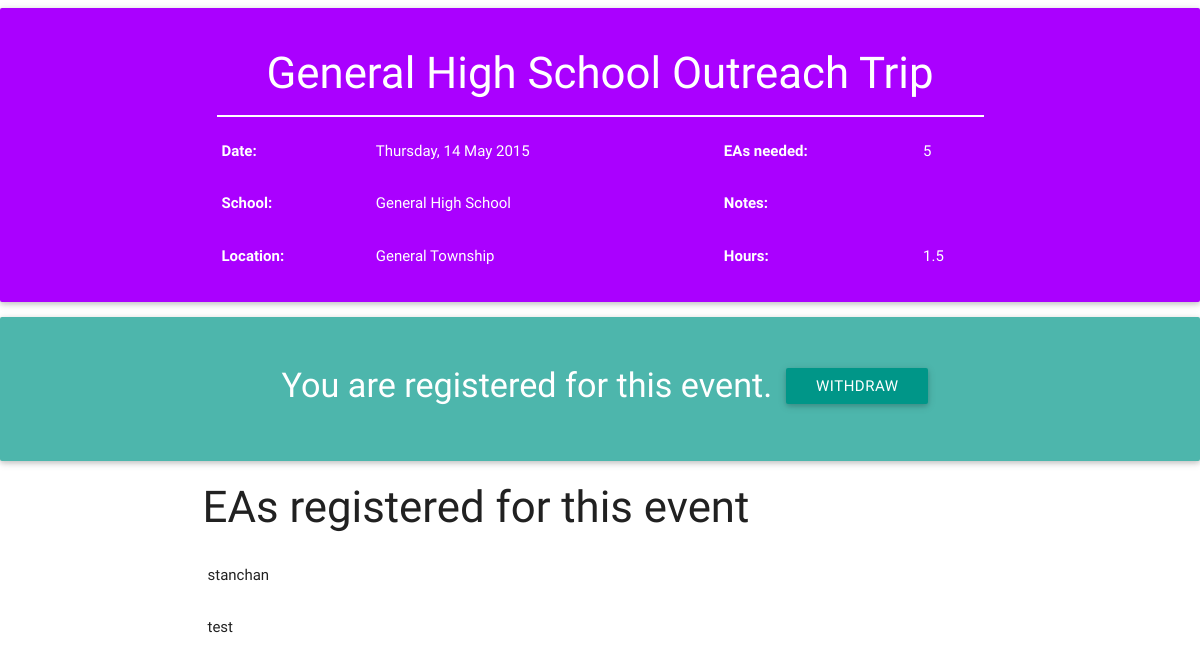
The app's page /events/outreach/1/ (signed in) with its own data.
### events/models.py (models this page shows, shortened)
class OutreachTrip(models.Model):
	school = models.CharField(max_length=30)
	date = models.DateField()
	hours = models.DecimalField(max_digits=3,decimal_places=1)
	location = models.CharField(max_length = 140)
	EAs_needed = models.PositiveSmallIntegerField()
	note = models.CharField(max_length = 500, blank = True, null = True)
	EAs_registered = models.ManyToManyField(User, related_name = 'outreach')

### events/views.py (the view, shortened to what this page needs)
# urls.py: url(r'^(?P<event_type>outreach)/(?P<event_id>[0-9]+)/$', views.event_detail, name = 'event_detail'),
@login_required(login_url='/login/')
def event_detail(request, event_type, event_id):
	if event_type == 'outreach':
		event = get_object_or_404(OutreachTrip, pk = event_id)
		title = event.school + ' Outreach Trip'
		descript = 'School'
		descript_field = event.school
	if request.user in event.EAs_registered.all():
		event_register_status = "You are registered for this event."
		event_toggle = 'Withdraw'
		background_color = 'teal'
	else:
		event_register_status = "You are not registered for this event."
		event_toggle = 'Sign up'
		background_color = 'red'
	if request.POST:
		if event_toggle == 'Withdraw':
			event.EAs_registered.remove(request.user)
		elif event_toggle == 'Sign up':
			event.EAs_registered.add(request.user)
		return redirect("/events/" + event_type + "/" + event_id  +"/")
	EAs_registered 	= event.EAs_registered.all()
	stylesheet = 'events/event_detail.css'
	return render(request, 'events/event_detail.html', {'title':title, 'event':event, 'descript':descript, 'descript_field':descript_field,'event_type':event_type, 'event_id':event_id, 'event_toggle': event_toggle, 'EAs_registered':EAs_registered,'event_register_status':event_register_status, 'background_color':background_color,'stylesheet':stylesheet,})

### events/templates/events/event_detail.html (shortened to what this page needs)
{% include 'header.html' %}
<div class="card-panel purple accent-4 white-text center-align">
<div class="container">
<table >
	<h3>{{ title }}</h3>
	<hr/>
	<tr>
		<th>Date:</th>
		<td>{{ event.date|date:"l, d M Y" }}</td>
		<th>EAs needed:</th>
		<td>{{event.EAs_needed}}</td>
	</tr>
	<tr>
		<th>{{descript}}:</th>
		<td>{{descript_field}}</td>
		<th>Notes:</th>
		<td>{{event.notes}}</td>
	</tr>
	<tr>
		<th>Location:</th>
		<td>{{event.location}}</td>
		<th>Hours:</th>
		<td>{{event.hours}}</td>
	</tr>
</table>
</div>
</div>
<div class='card-panel {{background_color}} lighten-2' id='event_register_status'>
	<h4 class="white-text">{{event_register_status}}</h4>
	<span><form action='/events/{{event_type}}/{{event_id}}/' method='post' >
		<button class="{{background_color}} btn waves-effect waves-light" type='submit' name = '/events/{{event_type}}/{{event_id}}/'>{{event_toggle}}</button>
	</form></span>
</div>
<div class="container">
<table align='center'>
	<h3>EAs registered for this event</h3>
{% for EA in EAs_registered %}
	<tr><td>{{ EA }}</td></tr>
{% endfor %}
</table>
</div>
{% include 'footer.html' %}

### templates/header.html (shortened to what this page needs)
<!DOCTYPE html>
<html lang="en">
<head>
{% load staticfiles %}
	<link rel="stylesheet" type="text/css" href="{% static 'materialize/css/materialize.css' %}"/>
	<link rel="stylesheet" type="text/css" href="{% static 'overall.css' %}"/>
	{% if stylesheet %}
	<link rel="stylesheet" type="text/css" href= "{% static stylesheet %}"/>
	{% endif %}
</head>
<body>

### templates/footer.html
</body>
</html>

### static/overall.css (style rules this page uses)
hr { border: solid 1px white; }

### static/events/event_detail.css (style rules this page uses)
#event_register_status { text-align: center; }
#event_register_status { width:100%; padding:50px; }
#event_register_status > h4, form { display: inline; }
button { left: 10px;top: -7px; }

### records on screen
OutreachTrip: date "Thursday, 14 May 2015", EAs_needed "5", school "General High School", location "General Township", hours "1.5"

### other values on screen
{{ title }} "General High School Outreach Trip"
{{ descript }} "School"
{{ event_register_status }} "You are registered for this event."
{{ event_toggle }} "WITHDRAW"
{{ EA }} "stanchan"
{{ EA }} "test"
